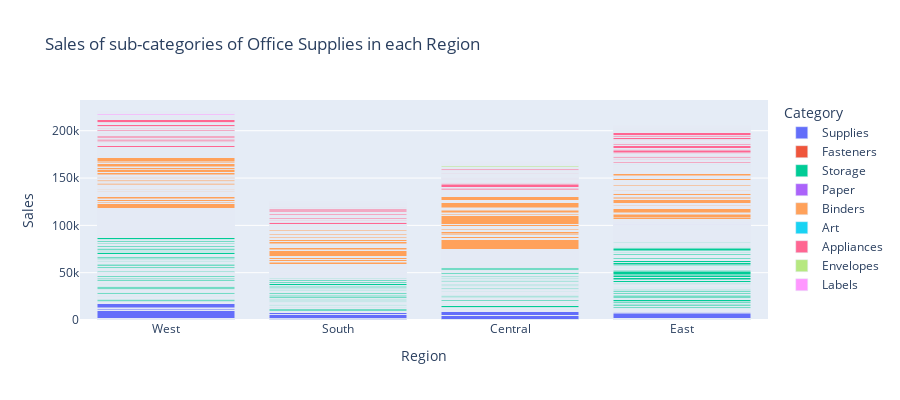

Here is the notebook cell this chart was saved with:
### Code cell
import plotly.express as px

fig = px.bar(df, x='Region', y='Sales',
             hover_data=['Sales'], color='Category',
             title="Sales of sub-categories of Office Supplies in each Region", height=400, barmode='stack')
fig.show()

# sns.barplot(x="Region", y="Sales", data=df, hue="Sub-Category")
# plt.show()

### Figure 1 — Plotly figure (JSON) as saved in the notebook; plotly's stock layout.template omitted (floating-point values rounded to 4 significant figures; data arrays with more than 128 entries replaced by an {"elided": "..."} marker saying what was removed)
{"data": [{"alignmentgroup": "True", "hovertemplate": "Category=Supplies<br>Region=%{x}<br>Sales=%{y}<extra></extra>", "legendgroup": "Supplies", "marker": {"color": "#636efa", "pattern": {"shape": ""}}, "name": "Supplies", "offsetgroup": "Supplies", "orientation": "v", "showlegend": true, "textposition": "auto", "type": "bar", "x": {"elided": "190 str values"}, "xaxis": "x", "y": {"elided": "190 float values"}, "yaxis": "y"}, {"alignmentgroup": "True", "hovertemplate": "Category=Fasteners<br>Region=%{x}<br>Sales=%{y}<extra></extra>", "legendgroup": "Fasteners", "marker": {"color": "#EF553B", "pattern": {"shape": ""}}, "name": "Fasteners", "offsetgroup": "Fasteners", "orientation": "v", "showlegend": true, "textposition": "auto", "type": "bar", "x": {"elided": "217 str values"}, "xaxis": "x", "y": {"elided": "217 float values"}, "yaxis": "y"}, {"alignmentgroup": "True", "hovertemplate": "Category=Storage<br>Region=%{x}<br>Sales=%{y}<extra></extra>", "legendgroup": "Storage", "marker": {"color": "#00cc96", "pattern": {"shape": ""}}, "name": "Storage", "offsetgroup": "Storage", "orientation": "v", "showlegend": true, "textposition": "auto", "type": "bar", "x": {"elided": "846 str values"}, "xaxis": "x", "y": {"elided": "846 float values"}, "yaxis": "y"}, {"alignmentgroup": "True", "hovertemplate": "Category=Paper<br>Region=%{x}<br>Sales=%{y}<extra></extra>", "legendgroup": "Paper", "marker": {"color": "#ab63fa", "pattern": {"shape": ""}}, "name": "Paper", "offsetgroup": "Paper", "orientation": "v", "showlegend": true, "textposition": "auto", "type": "bar", "x": {"elided": "1370 str values"}, "xaxis": "x", "y": {"elided": "1370 float values"}, "yaxis": "y"}, {"alignmentgroup": "True", "hovertemplate": "Category=Binders<br>Region=%{x}<br>Sales=%{y}<extra></extra>", "legendgroup": "Binders", "marker": {"color": "#FFA15A", "pattern": {"shape": ""}}, "name": "Binders", "offsetgroup": "Binders", "orientation": "v", "showlegend": true, "textposition": "auto", "type": "bar", "x": {"elided": "1523 str values"}, "xaxis": "x", "y": {"elided": "1523 float values"}, "yaxis": "y"}, {"alignmentgroup": "True", "hovertemplate": "Category=Art<br>Region=%{x}<br>Sales=%{y}<extra></extra>", "legendgroup": "Art", "marker": {"color": "#19d3f3", "pattern": {"shape": ""}}, "name": "Art", "offsetgroup": "Art", "orientation": "v", "showlegend": true, "textposition": "auto", "type": "bar", "x": {"elided": "796 str values"}, "xaxis": "x", "y": {"elided": "796 float values"}, "yaxis": "y"}, {"alignmentgroup": "True", "hovertemplate": "Category=Appliances<br>Region=%{x}<br>Sales=%{y}<extra></extra>", "legendgroup": "Appliances", "marker": {"color": "#FF6692", "pattern": {"shape": ""}}, "name": "Appliances", "offsetgroup": "Appliances", "orientation": "v", "showlegend": true, "textposition": "auto", "type": "bar", "x": {"elided": "466 str values"}, "xaxis": "x", "y": {"elided": "466 float values"}, "yaxis": "y"}, {"alignmentgroup": "True", "hovertemplate": "Category=Envelopes<br>Region=%{x}<br>Sales=%{y}<extra></extra>", "legendgroup": "Envelopes", "marker": {"color": "#B6E880", "pattern": {"shape": ""}}, "name": "Envelopes", "offsetgroup": "Envelopes", "orientation": "v", "showlegend": true, "textposition": "auto", "type": "bar", "x": {"elided": "254 str values"}, "xaxis": "x", "y": {"elided": "254 float values"}, "yaxis": "y"}, {"alignmentgroup": "True", "hovertemplate": "Category=Labels<br>Region=%{x}<br>Sales=%{y}<extra></extra>", "legendgroup": "Labels", "marker": {"color": "#FF97FF", "pattern": {"shape": ""}}, "name": "Labels", "offsetgroup": "Labels", "orientation": "v", "showlegend": true, "textposition": "auto", "type": "bar", "x": {"elided": "364 str values"}, "xaxis": "x", "y": {"elided": "364 float values"}, "yaxis": "y"}], "layout": {"barmode": "stack", "height": 400, "legend": {"title": {"text": "Category"}, "tracegroupgap": 0}, "title": {"text": "Sales of sub-categories of Office Supplies in each Region"}, "xaxis": {"anchor": "y", "domain": [0, 1], "title": {"text": "Region"}}, "yaxis": {"anchor": "x", "domain": [0, 1], "title": {"text": "Sales"}}}}
